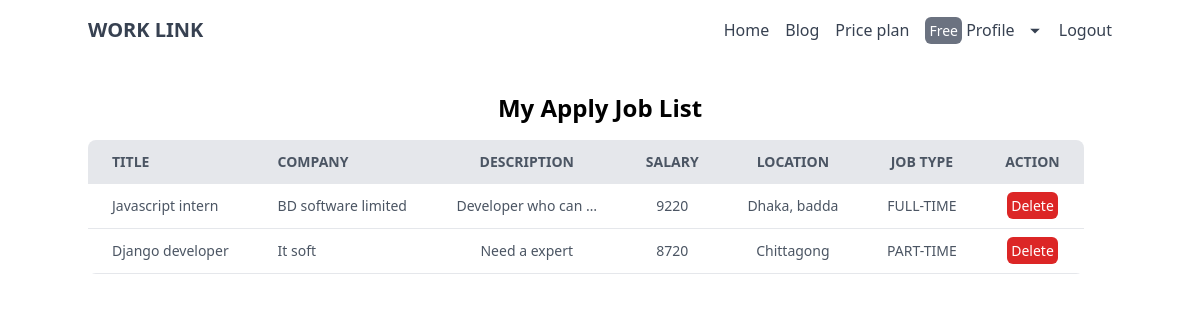
Before: /apply_job_list/ (signed in) with the older database file.
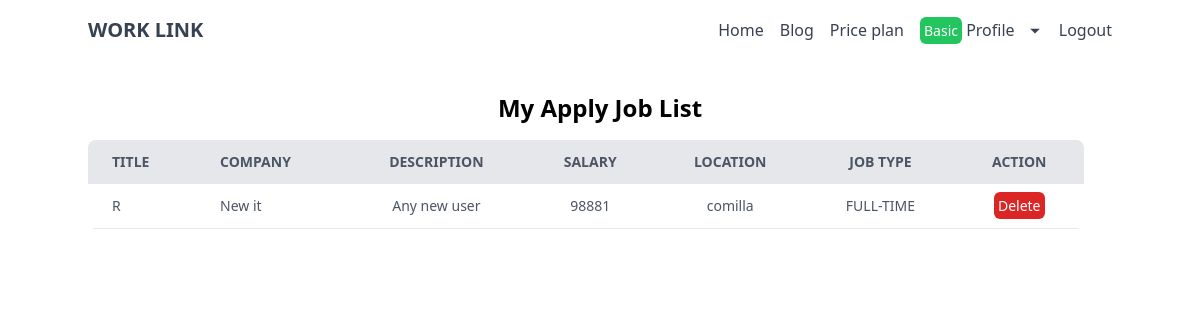
After: the same page with the newer database file.
### candidate/models.py (models this page shows)
class MyAppliedJobModel(models.Model):
    user = models.ForeignKey(User, on_delete=models.CASCADE)
    candidate = models.ForeignKey(CandidateModel, on_delete=models.CASCADE)
    jobPost = models.ForeignKey(JobPostModel, on_delete=models.CASCADE)

### dashboard/models.py (models this page shows, shortened)
class JobPostModel(models.Model):
    user = models.ForeignKey(User, on_delete=models.CASCADE)
    title = models.CharField(max_length=50)
    company = models.CharField(max_length=50, unique=True)
    location = models.CharField(max_length=50)
    job_type = models.CharField(choices=JOB_TYPE, max_length=50)
    salary = models.IntegerField()
    description = models.TextField(max_length=100)
    publish_date = models.DateTimeField(auto_now_add=True)

### price_plan/models.py (models this page shows)
class PricePlanModel(models.Model):
   user = models.OneToOneField(User, on_delete=models.CASCADE)
   plan = models.CharField(max_length=10)
   def __str__(self):
       return self.plan

### candidate/views.py (the view)
# urls.py: path('apply_job_list/', views.apply_job_list, name='apply_job_list'),
def apply_job_list(request):
    my_job_list = MyAppliedJobModel.objects.filter(user = request.user)
    return render(request, 'candidate/apply_job_list.html', {'data': my_job_list})

### accounts/context_processors.py (called while the page is built)
def register_info(request):
    if not isinstance(request.user, AnonymousUser):
        try:
            register_info = RegisterInfoModel.objects.get(user=request.user)
        except RegisterInfoModel.DoesNotExist:
            register_info = None
        return {'register_info': register_info}
    else:
        return {'register_info': None}

### price_plan/context_processors.py (called while the page is built)
def payment_info(request):
    try:
        payment_info = PricePlanModel.objects.get(user = request.user)
    except:
        payment_info = None
    return {'payment_info': payment_info}

### candidate/templates/candidate/apply_job_list.html (shortened to what this page needs)
{% extends "base.html" %}
{% block content %}
    <div>
        <h3 class="text-2xl text-center font-bold mt-8">My Apply Job List</h3>
        <div class="container pr-7 mt-4 m-full mx-auto">
    <table class="min-w-full mx-auto bg-white rounded-lg overflow-hidden">
      <thead class="bg-gray-200 uppercase text-sm text-gray-600">
        <tr>
          <th class="py-3 px-6 text-left">Title</th>
          <th class="py-3 px-6 text-left">Company</th>
          <th class="py-3 px-6">Description</th>
          <th class="py-3 px-6 text-center">Salary</th>
          <th class="py-3 px-6 text-center">Location</th>
          <th class="py-3 px-6 text-center">Job type</th>
          <th class="py-3 px-6 text-center">Action</th>
        </tr>
      </thead>
      <tbody class="text-gray-600 text-sm font-light">
        {% for item in data %}
        <tr class="border-b border-gray-200 hover:bg-gray-100">
          <td class="py-3 px-6 text-left">{{item.jobPost.title}}</td>
          <td class="py-3 px-6 text-left">{{item.jobPost.company}}</td>
          <td class="py-3 px-6 text-center">
            {{item.jobPost.description|truncatewords:3}}
          </td>
          <td class="py-3 px-6 text-center">{{item.jobPost.salary}}</td>
          <td class="py-3 px-6 text-center">{{item.jobPost.location}}</td>
          <td class="py-3 px-6 text-center">{{item.jobPost.job_type}}</td>
          <td class="text-center">
            <a href="{% url 'delete_apply_job' item.id %}" class="text-white bg-red-600 rounded-md p-1">Delete</a>
          </td>
        </tr>
        {% endfor %}
      </tbody>
    </table>
  </div>
    </div>
{% endblock content %}

### core/templates/base.html (shortened to what this page needs)
<!DOCTYPE html>
{% load static %}
<html lang="en">
<head >
   <script src="https://cdn.tailwindcss.com"></script>
</head>
<body>
    <nav class="p-4">
      <div class="container mx-auto flex justify-between items-center">
        <a href="{% url 'home' %}" class="text-gray-700 font-bold text-xl">WORK LINK</a> <div class="hidden md:flex space-x-4">
          <a href="{% url 'home' %}" class="text-gray-700">Home</a>
            <a href="" class="text-gray-700">Blog</a>
            <a href="{% url 'price_plan' %}" class="text-gray-700">Price plan</a>
            {% if register_info.candidate %}
             <div class="relative group">
                <button class="text-gray-700 focus:outline-none">
                  {% if payment_info.plan == 'Basic' %}
                    <span class="bg-green-500 text-white text-sm p-1 rounded-md">{{payment_info}}</span>
                  {% elif payment_info.plan == 'Premium' %}
                    <span class="bg-amber-500 text-white text-sm p-1 rounded-md">{{payment_info}}</span>
                  {% else %}
                    <span class="bg-gray-500 text-white text-sm p-1 rounded-md">Free</span>
                  {% endif %}
                   Profile
                    <svg class="w-4 h-4 inline-block ml-2 fill-current" xmlns="http://www.w3.org/2000/svg" viewBox="0 0 20 20">
                        <path d="M10 12l-6-6h12z" />
                    </svg>
                </button>
            </div>
            {% else %}
              {% if request.user.is_authenticated %}
                <a href="{% url 'job_post' %}" class="text-gray-700">Dashboard</a>
              {% endif %}
            {% endif %}
            {% if not request.user.is_authenticated %}
              <a href="{% url 'signup' %}" class="text-gray-700">Signup</a>
              <a href="{% url 'login' %}" class="text-gray-700">Login</a>
            {% else %}
              <a href="{% url 'logout' %}" class="text-gray-700">Logout</a>
            {% endif %}
        </div>
      </div>
    </nav>
    {% block content %}{% endblock content %}
</body>
</html>

Changed rows visible on the page:
removed MyAppliedJobModel: jobPost "Javascript intern", jobPost.company "BD software limited", jobPost.description "Developer who can …", jobPost.salary "9220", jobPost.location "Dhaka, badda", jobPost.job_type "FULL-TIME"
removed MyAppliedJobModel: jobPost "Django developer", jobPost.company "It soft", jobPost.description "Need a expert", jobPost.salary "8720", jobPost.location "Chittagong", jobPost.job_type "PART-TIME"
added PricePlanModel: plan "Basic"
added MyAppliedJobModel: jobPost "R", jobPost.company "New it", jobPost.description "Any new user", jobPost.salary "98881", jobPost.location "comilla", jobPost.job_type "FULL-TIME"
Other visible differences:
text no longer shown: "Free"
